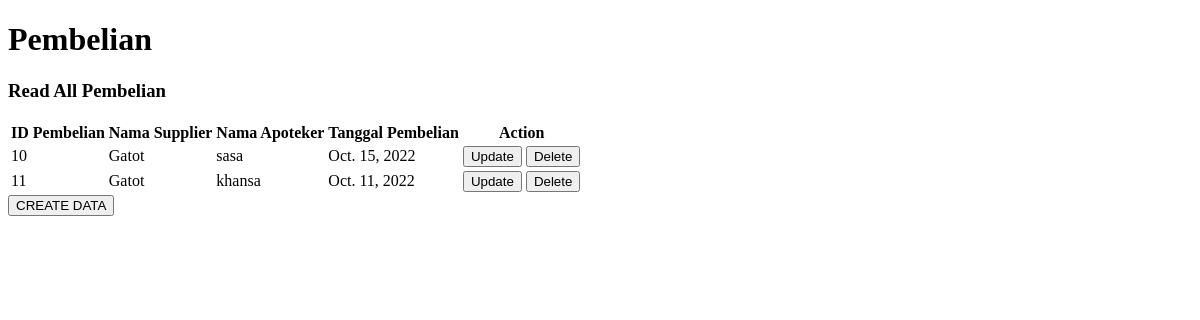
Before: /pembelian with the older database file.
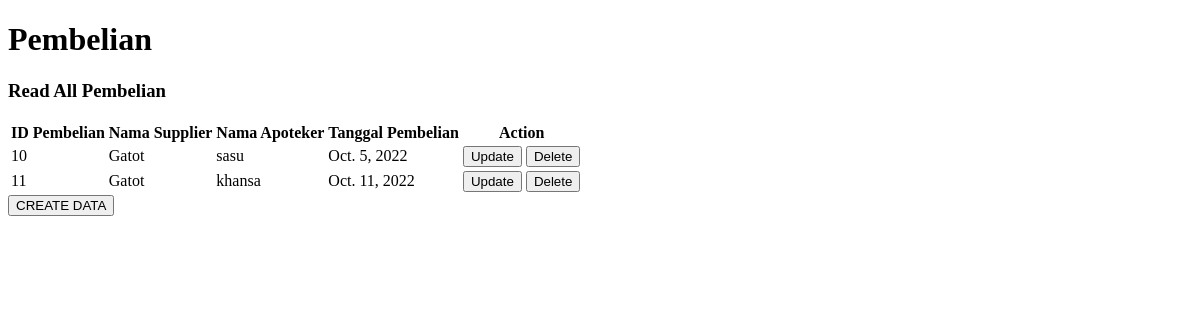
After: the same page with the newer database file.
### app/models.py (models this page shows, shortened)
class pembelian(models.Model):
    idpembelian = models.AutoField(primary_key=True)
    idsupplier = models.ForeignKey(supplier, on_delete=models.CASCADE)
    namaapoteker = models.CharField(max_length=50)
    tanggalpembelian = models.DateField()

class supplier(models.Model):
    idsupplier = models.AutoField(primary_key=True)
    namasupplier = models.CharField(max_length=50)
    alamat = models.CharField(max_length=50)
    nohp = models.IntegerField()
    def __str__(self):
        return str(self.namasupplier)

### app/views.py (the view)
# urls.py: path('pembelian', views.pembelian,name='pembelian'),
def pembelian(request):
    allpembelianobj = models.pembelian.objects.all()
    return render (request, 'pembelian.html', {
        'allpembelianobj': allpembelianobj,
    })

### app/templates/pembelian.html (shortened to what this page needs)
<!DOCTYPE html>
<html lang="en">
<head>
</head>
<body>
    <h1>Pembelian</h1>
    <h3>Read All Pembelian</h3>
    <table>
        <thead>
            <tr>
                <th>ID Pembelian</th>
                <th>Nama Supplier</th>
                <th>Nama Apoteker</th>
                <th>Tanggal Pembelian</th>
                <th>Action</th>
            </tr>
        </thead>
        <tbody>
            {% for item in allpembelianobj %}
            <tr>
                <td>{{ item.idpembelian}}</td>
                <td>{{ item.idsupplier}}</td>
                <td>{{ item.namaapoteker}}</td>
                <td>{{ item.tanggalpembelian}}</td>
                <td>
                    <a href="{% url 'updatepembelian' item.idpembelian %}"><button>Update</button></a>
                    <a href="{% url 'deletepembelian' item.idpembelian %}"><button>Delete</button></a>
                </td>
            </tr>
            {% endfor %}
        </tbody>
    </table>
    <a href="{% url 'addpembelian' %}">
        <button>
        CREATE DATA
        </button>
    </a>
</body>
</html>

Changed rows visible on the page:
changed pembelian id 10: namaapoteker "sasa" → "sasu"; tanggalpembelian "Oct. 15, 2022" → "Oct. 5, 2022"
